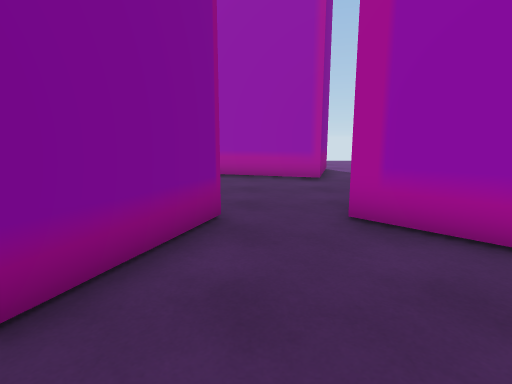
View 1 (above)

16 first-person views from a walk through a Unity game level. The camera is 1.4 m above the floor, tilts 10° down and sees 80° across. The floor is counted in squares, 1 m on a side. Each view is taken from the middle of a square. On the plan, view 1 faces up. The plan holds only what a view shows up to about 14 squares ahead; the rest is blank. The place goes on beyond the plan. The player character is not drawn. Some animated figures are not drawn.

View 2
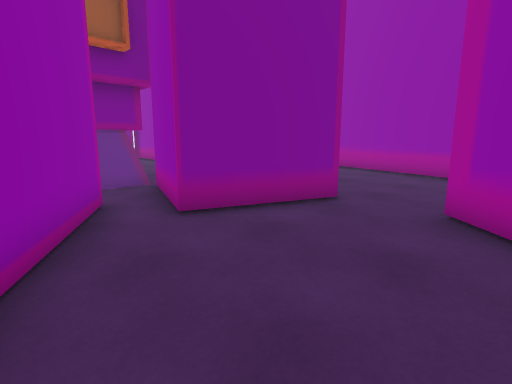

View 3
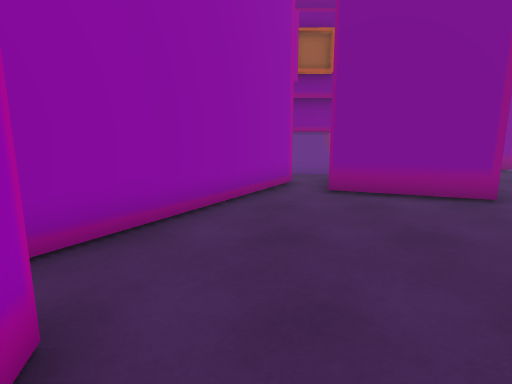

View 4
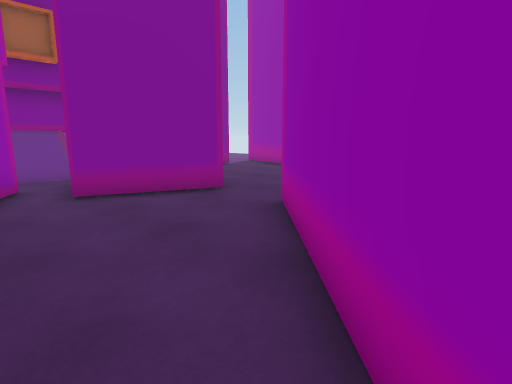

View 5
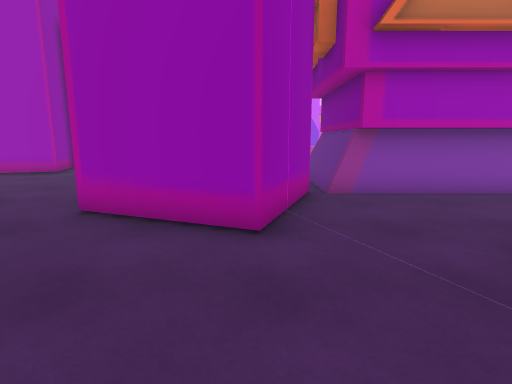

View 6
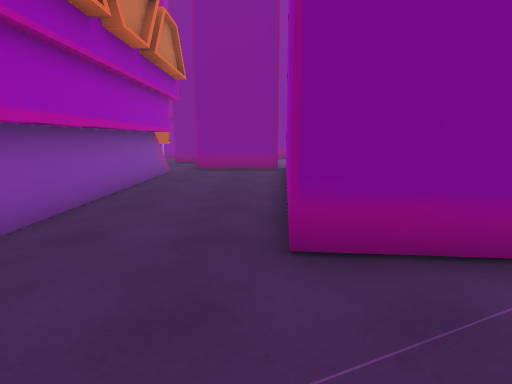

View 7
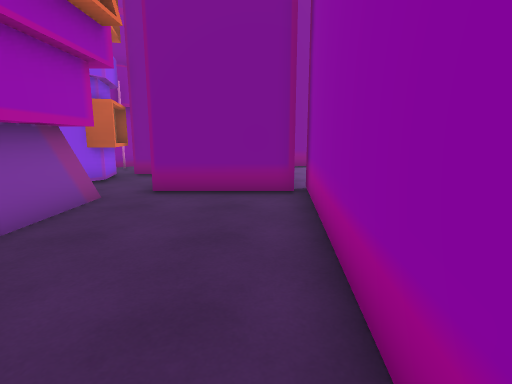

View 8
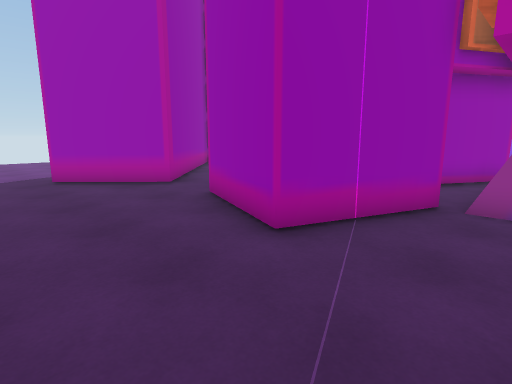

View 9
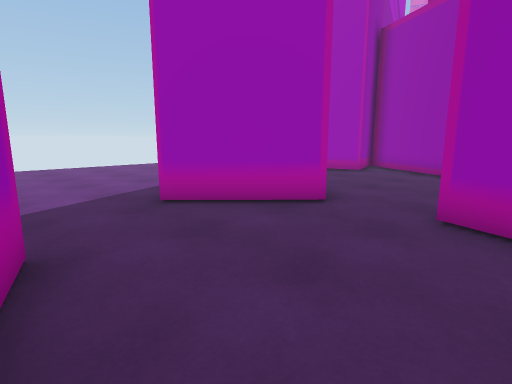

View 10
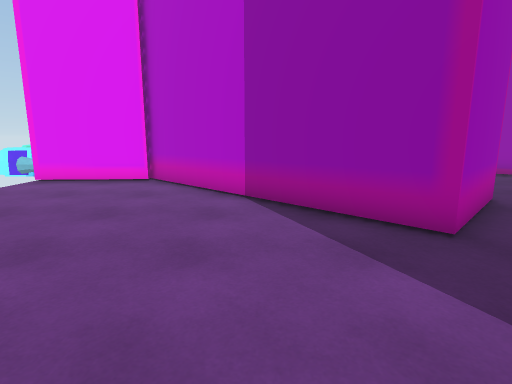

View 11
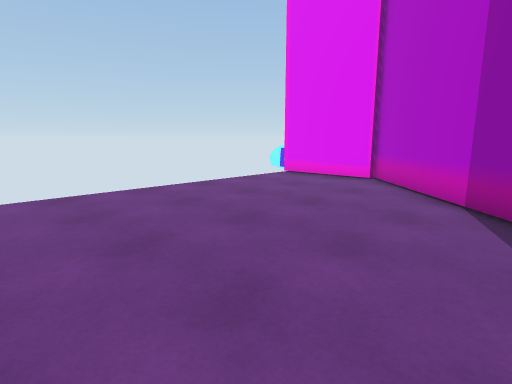

View 12
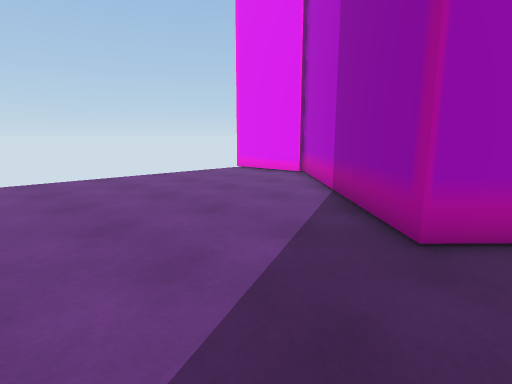

View 13
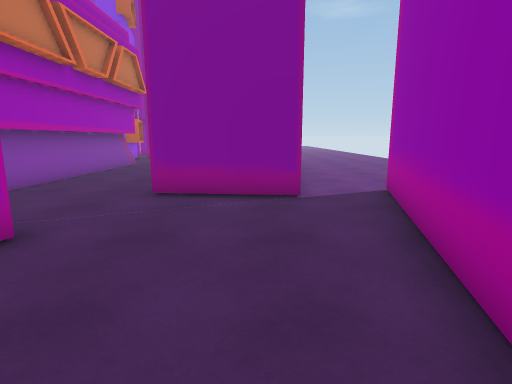

View 14
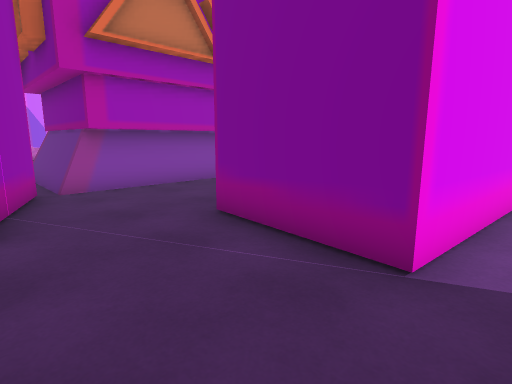

View 15
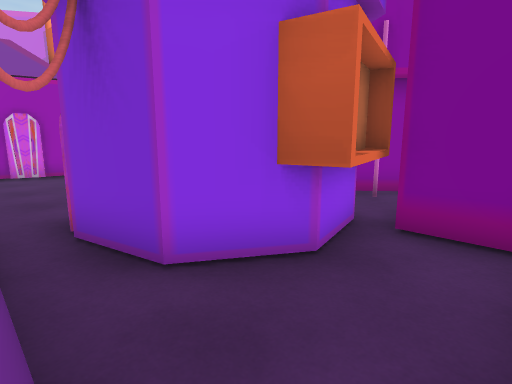

View 16
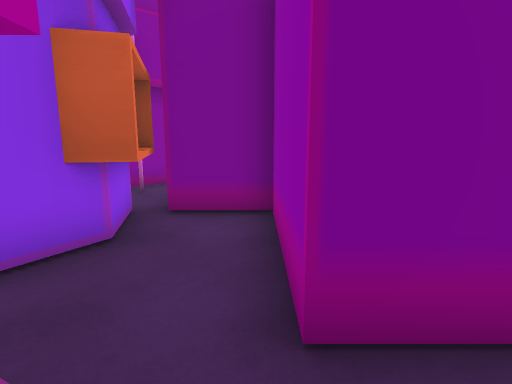

### Floor plan
Key: @ floor where view 1 was taken; # wall or solid block; . floor; O other object.
Columns run from 25 left of view 1 to 14 right of it. Each row starts with its distance up from view 1.
 12               ........#### #..........
 11               ####.......###............
 10                  #......................
  9        ###       #......................
  8       ##.#########......................
  7        #.....................##.........
  6        #.............###....####........
  5    #####.............# ##..##  ##.......
  4    #................## ##...##  ##......
  3    #....OOOOOOOOOOOO####.....##  ##.....
  2  ..OOO..O         OO  ##......##  ######
  1 OO.   O.O         OO.OO........#    #
  0 O.     O          OO.OOO.@......
 -1        O          OOO   OO....##
 -2        .           OO     OO.##
 -3       ..                   OOO#
 -4       ..                     O
 -5       ..
 -6       ..
 -7       ..
 -8      ...
 -9      OO.
-10      OOO
-11      O

Where each view was taken, in squares from view 1:
view 1: 0 up, 0 right, facing up
view 2: 1 down, 3 right, facing up-left
view 3: 0 up, 6 right, facing left
view 4: 0 up, 6 right, facing up-left
view 5: 11 up, 4 left, facing down
view 6: 7 up, 4 left, facing left
view 7: 7 up, 10 left, facing left
view 8: 10 up, 7 left, facing down-right
view 9: 11 up, 2 left, facing down-right
view 10: 12 up, 7 right, facing down
view 11: 12 up, 6 right, facing down-right
view 12: 12 up, 3 right, facing down-right
view 13: 10 up, 0 right, facing left
view 14: 12 up, 4 left, facing down-left
view 15: 4 up, 17 left, facing down-left
view 16: 4 up, 16 left, facing left
